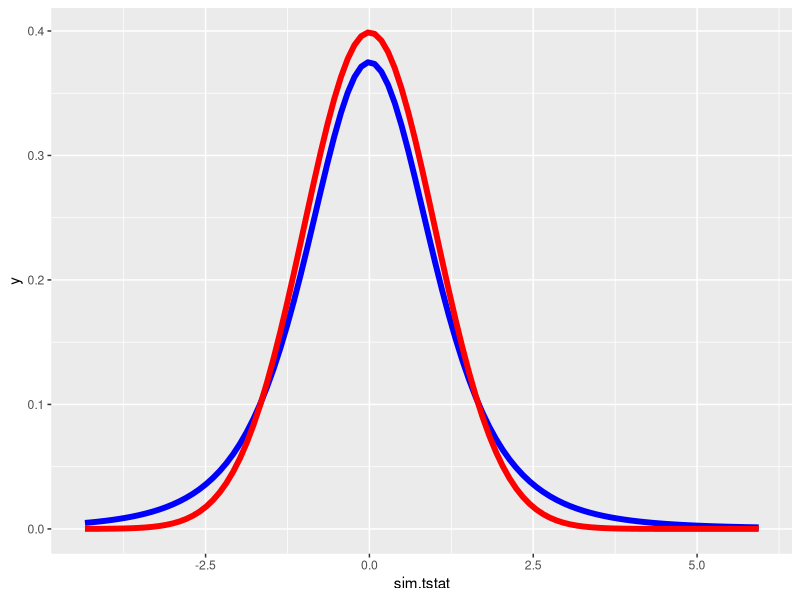

Source code (R):
## ---- chunk 1
knitr::opts_chunk$set(echo = TRUE,fig.show = 'hide')
## ---- chunk 2
library(tidyverse)
n=5
sim.data.t=data.frame(sim.tstat=rt(1000,n-1))
sim.data.z=data.frame(sim.zstat=rnorm(1000))
ggplot(sim.data.t, aes(x=sim.tstat)) +
  stat_function(fun = dt, args = list(df=n-1), colour = "blue",lwd=2)+
  stat_function(fun=dnorm,colour="red",lwd=2)
